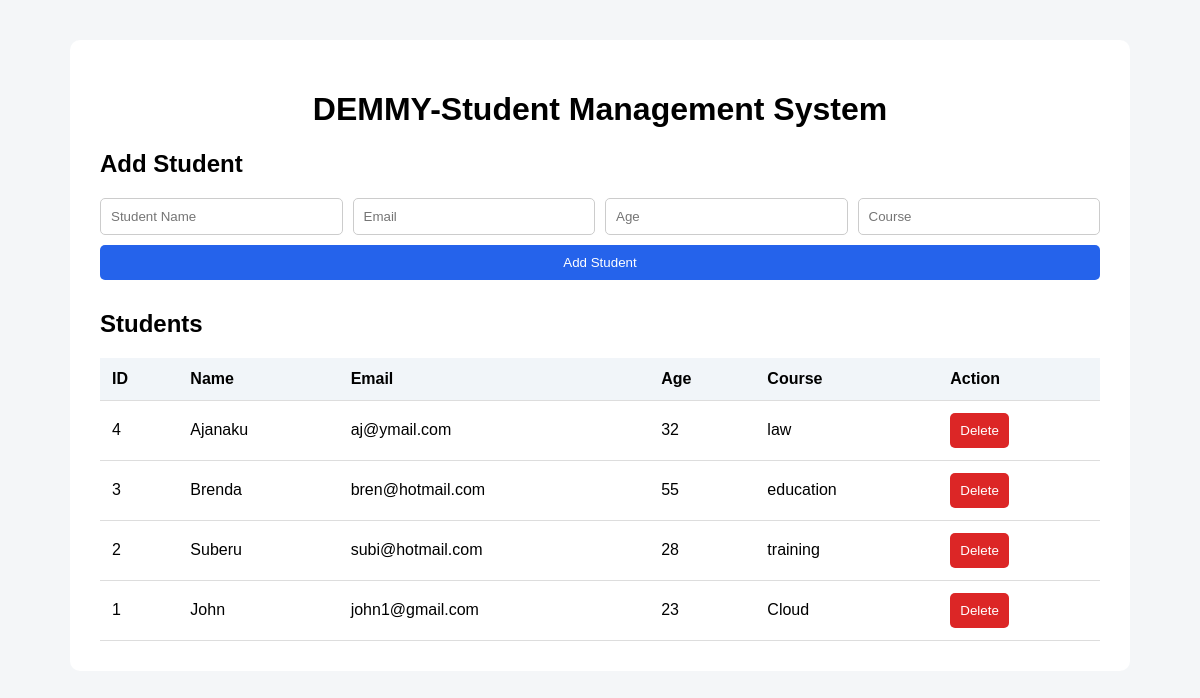
The page / on the database its author committed.
### tables this page shows
CREATE TABLE students (
            id INTEGER PRIMARY KEY AUTOINCREMENT,
            name TEXT NOT NULL,
            email TEXT NOT NULL,
            age INTEGER,
            course TEXT NOT NULL
        );

### app.py (the view)
@app.route("/")
def index():
    connection = get_db_connection()
    students = connection.execute(
        """
        SELECT id, name, email, age, course
        FROM students
        ORDER BY id DESC
        """
    ).fetchall()
    connection.close()
    return render_template(
        "index.html",
        students=students
    )

### app.py (called while the page is built)
def get_db_connection():
    connection = sqlite3.connect(
        DATABASE,
        timeout=10
    )
    connection.row_factory = sqlite3.Row
    return connection

### templates/index.html (shortened to what this page needs)
<!DOCTYPE html>
<html lang="en">
<head>
</head>
<body>
<div class="container">
    <h1>DEMMY-Student Management System</h1>
    <h2>Add Student</h2>
    <form
        class="student-form"
        action="/students"
        method="POST"
    >
        <input
            type="text"
            name="name"
            placeholder="Student Name"
            required
        >
        <input
            type="email"
            name="email"
            placeholder="Email"
            required
        >
        <input
            type="number"
            name="age"
            placeholder="Age"
        >
        <input
            type="text"
            name="course"
            placeholder="Course"
            required
        >
        <button
            class="add-button"
            type="submit"
        >
            Add Student
        </button>
    </form>
    <h2>Students</h2>
    <table>
        <thead>
        <tr>
            <th>ID</th>
            <th>Name</th>
            <th>Email</th>
            <th>Age</th>
            <th>Course</th>
            <th>Action</th>
        </tr>
        </thead>
        <tbody>
        {% for student in students %}
        <tr>
            <td>
                {{ student["id"] }}
            </td>
            <td>
                {{ student["name"] }}
            </td>
            <td>
                {{ student["email"] }}
            </td>
            <td>
                {{ student["age"] or "" }}
            </td>
            <td>
                {{ student["course"] }}
            </td>
            <td>
                <form
                    action="/students/{{ student['id'] }}/delete"
                    method="POST"
                >
                    <button
                        class="delete-button"
                        type="submit"
                    >
                        Delete
                    </button>
                </form>
            </td>
        </tr>
        {% else %}
        <tr>
            <td colspan="6">
                No students have been added yet.
            </td>
        </tr>
        {% endfor %}
        </tbody>
    </table>
</div>
</body>
</html>

### templates/index.html (style rules this page uses)
body { font-family: Arial, sans-serif; background-color: #f4f6f8; margin: 0; padding: 40px; }
.container { max-width: 1000px; margin: auto; background: white; padding: 30px; border-radius: 10px; }
h1 { text-align: center; }
form.student-form { display: grid; grid-template-columns: repeat(4, 1fr); gap: 10px; margin-bottom: 30px; }
input { padding: 10px; border: 1px solid #ccc; border-radius: 5px; }
button { padding: 10px; border: none; border-radius: 5px; cursor: pointer; }
.add-button { grid-column: 1 / -1; background: #2563eb; color: white; }
.delete-button { background: #dc2626; color: white; }
table { width: 100%; border-collapse: collapse; }
th, td { padding: 12px; border-bottom: 1px solid #ddd; text-align: left; }
th { background: #f1f5f9; }

### rows shown on the page
students: id "4", name "Ajanaku", email "aj@ymail.com", age "32", course "law"
students: id "3", name "Brenda", email "bren@hotmail.com", age "55", course "education"
students: id "2", name "Suberu", email "subi@hotmail.com", age "28", course "training"
students: id "1", name "John", email "john1@gmail.com", age "23", course "Cloud"
